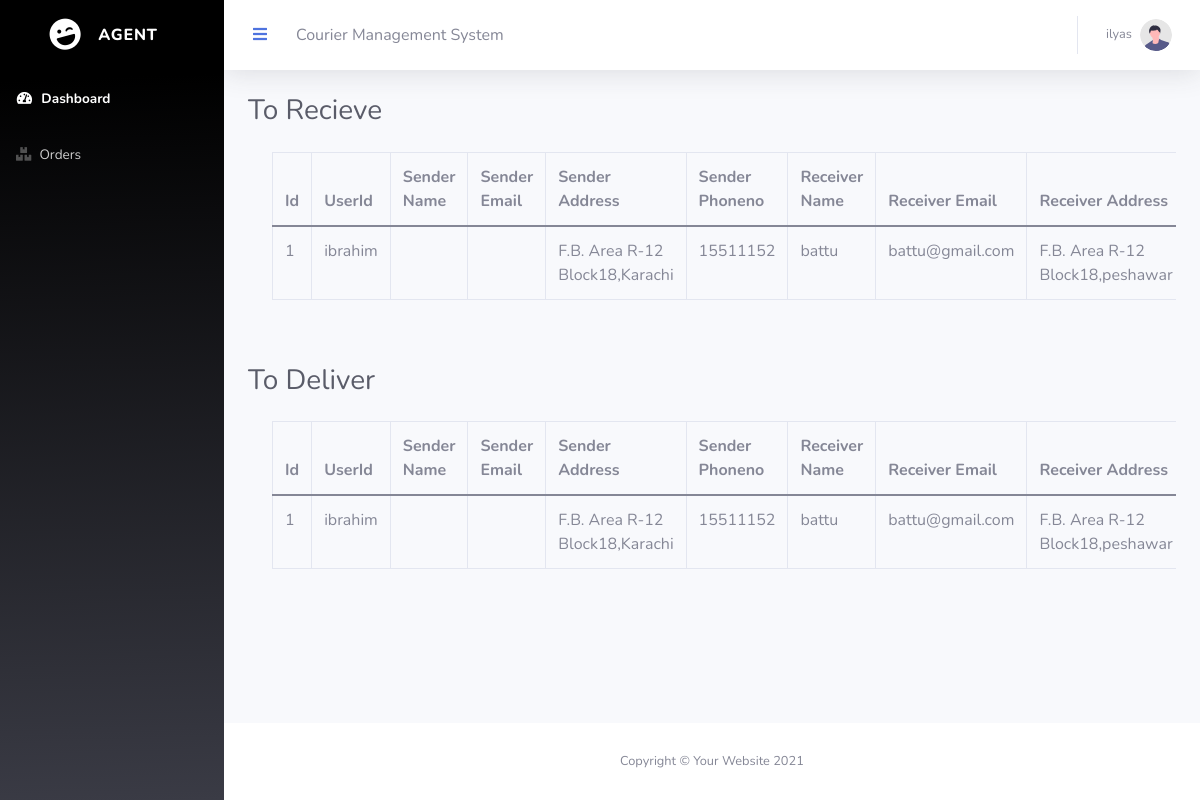
Page /Eproject/agent/orders.php (signed in) on the committed database.
### tables this page shows
CREATE TABLE `tbl_order` (
  `or_id` int(11) NOT NULL,
  `u_id` int(11) NOT NULL,
  `sender_address` varchar(50) NOT NULL,
  `sender_phoneno` int(20) NOT NULL,
  `receiver_name` varchar(50) NOT NULL,
  `receiver_email` varchar(50) NOT NULL,
  `receiver_address` varchar(50) NOT NULL,
  `receiver_phoneno` bigint(20) NOT NULL,
  `agent_from` int(11) DEFAULT NULL,
  `agent_to` int(20) DEFAULT NULL,
  `order_weight` varchar(20) NOT NULL,
  `order_distance` int(20) NOT NULL,
  `status` varchar(50) NOT NULL,
  `locationfrom` int(11) DEFAULT NULL,
  `location_to` int(11) DEFAULT NULL,
  `co_id` int(11) NOT NULL,
  `total_charges` int(11) NOT NULL
);

CREATE TABLE `tbl_user` (
  `u_id` int(11) NOT NULL,
  `u_name` varchar(50) NOT NULL,
  `u_email` varchar(50) NOT NULL,
  `r_id` int(11) NOT NULL,
  `password` varchar(20) NOT NULL,
  `status` int(11) NOT NULL
);

### Eproject/agent/orders.php (the view, shortened to what this page needs)
<?php
include('connection.php');
include('header.php');
$idd=$_SESSION['id'];
$q="SELECT * from tbl_user join tbl_agent on tbl_user.u_id=tbl_agent.u_id where tbl_user.u_id='$idd'";
$run = mysqli_query($conn, $q);
$i=mysqli_fetch_array($run);
$id=$i['a_id'];
?>
                <div class="container-fluid">
                    <div class="d-sm-flex align-items-center justify-content-between mb-4">
                        <h1 class="h3 mb-0 text-gray-800">To Recieve</h1>
                    </div>
<div class="container" style="overflow-x:auto;">
<table class="table table-bordered">
  <thead>
    <tr>
      <th>Id</th>
      <th>UserId</th>
      <th>Sender Name</th>
      <th>Sender Email</th>
      <th>Sender Address</th>
      <th>Sender Phoneno</th>
      <th>Receiver Name</th>
      <th>Receiver Email</th>
      <th>Receiver Address</th>
    </tr>
  </thead>
  <tbody>
    <?php
    $select_q ="SELECT * FROM `tbl_order` join tbl_user on tbl_user.u_id=tbl_order.u_id join tbl_agent on tbl_agent.a_id=tbl_order.agent_from join tbl_city on tbl_city.ci_id=tbl_order.locationfrom join tbl_company on tbl_company.co_id=tbl_order.co_id where tbl_order.agent_to='$id'";
    $run_q = mysqli_query($conn, $select_q);
    while($row2 = mysqli_fetch_assoc($run_q)){?>
    <tr>
    <td><?php echo $row2['or_id'];?></td>
     <td><?php echo $row2['u_name'];?></td>
      <td><?php echo $row2['sender_name'];?></td>
      <td><?php echo $row2['sender_email'];?></td>
      <td><?php echo $row2['sender_address'];?></td>
      <td><?php echo $row2['sender_phoneno'];?></td>
      <td><?php echo $row2['receiver_name'];?></td>
      <td><?php echo $row2['receiver_email'];?></td>
      <td><?php echo $row2['receiver_address'];?></td>
    </tr>
  <?php } ?>
  </tbody>
</table>
</div>
<br>
<br>
  <div class="d-sm-flex align-items-center justify-content-between mb-4">
                        <h1 class="h3 mb-0 text-gray-800">To Deliver</h1>
                    </div>
<div class="container" style="overflow-x:auto;">
<table class="table table-bordered">
  <thead>
    <tr>
      <th>Id</th>
      <th>UserId</th>
      <th>Sender Name</th>
      <th>Sender Email</th>
      <th>Sender Address</th>
      <th>Sender Phoneno</th>
      <th>Receiver Name</th>
      <th>Receiver Email</th>
      <th>Receiver Address</th>
    </tr>
  </thead>
  <tbody>
    <?php
    $select_q ="SELECT * FROM `tbl_order` join tbl_user on tbl_user.u_id=tbl_order.u_id join tbl_agent on tbl_agent.a_id=tbl_order.agent_from join tbl_city on tbl_city.ci_id=tbl_order.locationfrom join tbl_company on tbl_company.co_id=tbl_order.co_id where tbl_order.agent_from='$id'";
    $run_q = mysqli_query($conn, $select_q);
    while($row2 = mysqli_fetch_assoc($run_q)){?>
    <tr>
    <td><?php echo $row2['or_id'];?></td>
     <td><?php echo $row2['u_name'];?></td>
      <td><?php echo $row2['sender_name'];?></td>
      <td><?php echo $row2['sender_email'];?></td>
      <td><?php echo $row2['sender_address'];?></td>
      <td><?php echo $row2['sender_phoneno'];?></td>
      <td><?php echo $row2['receiver_name'];?></td>
      <td><?php echo $row2['receiver_email'];?></td>
      <td><?php echo $row2['receiver_address'];?></td>
    </tr>
  <?php } ?>
  </tbody>
</table>
</div>
    </div>
            </div>
       <?php include('footer.php')?>

### rows in the picture
tbl_order: or_id "1", u.u_name "ibrahim", sender_address "F.B. Area R-12 Block18,Karachi", sender_phoneno "15511152", receiver_name "battu", receiver_email "battu@gmail.com", receiver_address "F.B. Area R-12 Block18,peshawar"

### other values in the picture
$_SESSION['user_name'] "ilyas"
